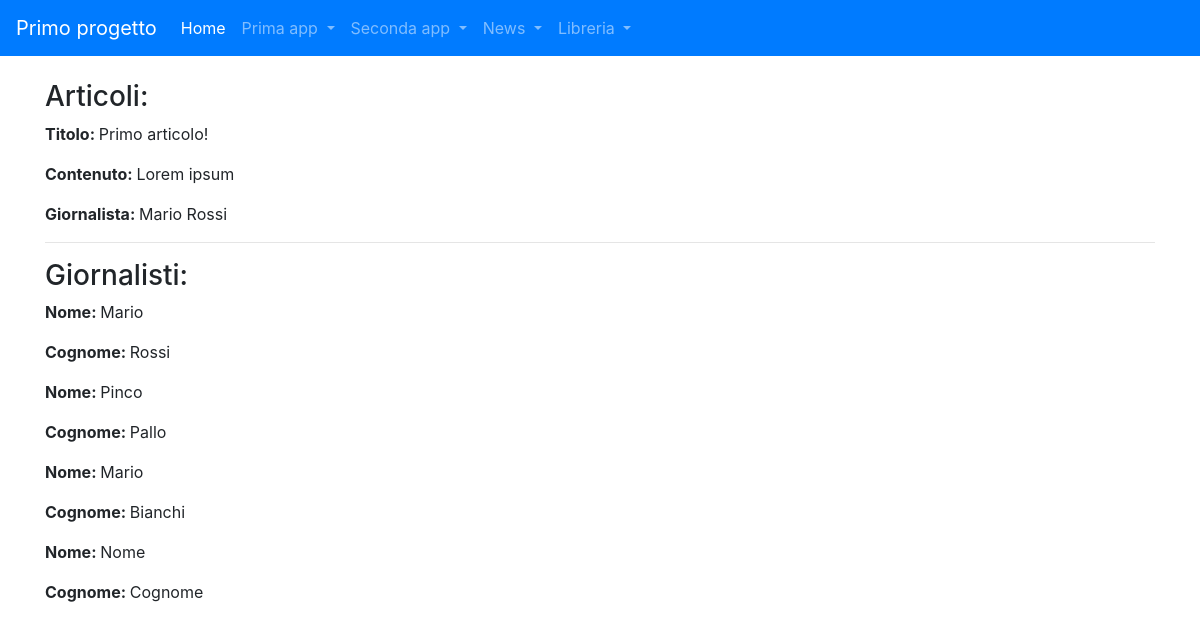
Page /news/ on the committed database.
### news/models.py (models this page shows, shortened)
class Articolo(models.Model):
    titolo = models.CharField(max_length=100)
    contenuto = models.TextField()
    giornalista = models.ForeignKey(
        Giornalista, on_delete=models.CASCADE, related_name="articoli")
    class Meta:
        verbose_name = "Articolo"
        verbose_name_plural = "Articoli"

class Giornalista(models.Model):
    nome = models.CharField(max_length=20)
    cognome = models.CharField(max_length=20)
    def __str__(self):
        return self.nome + " " + self.cognome
    class Meta:
        verbose_name = "Giornalista"
        verbose_name_plural = "Giornalisti"

### news/views.py (the view)
# urls.py: path("", home, name="homeview"),
def home(request):
    articoli = Articolo.objects.all()
    giornalisti = Giornalista.objects.all()
    context = {"articoli": articoli, "giornalisti": giornalisti}
    return render(request, "home-news.html", context)

### news/templates/home-news.html (shortened to what this page needs)
{% extends 'base.html' %}
{% block content %}
<h3>Articoli:</h3>
{% for art in articoli %}
<p><strong>Titolo: </strong>{{ art.titolo }}</p>
<p><strong>Contenuto: </strong>{{ art.contenuto }}</p>
<p><strong>Giornalista: </strong>{{ art.giornalista }}</p>
<hr>
{% endfor %}
<h3>Giornalisti:</h3>
{% for gio in giornalisti %}
<p><strong>Nome: </strong>{{ gio.nome }}</p>
<p><strong>Cognome: </strong>{{ gio.cognome }}</p>
{% endfor %}
{% endblock content %}

### rows in the picture
Articolo: titolo "Primo articolo!", contenuto "Lorem ipsum", giornalista "Mario Rossi"
Giornalista: nome "Mario", cognome "Rossi"
Giornalista: nome "Pinco", cognome "Pallo"
Giornalista: nome "Mario", cognome "Bianchi"
Giornalista: nome "Nome", cognome "Cognome"
